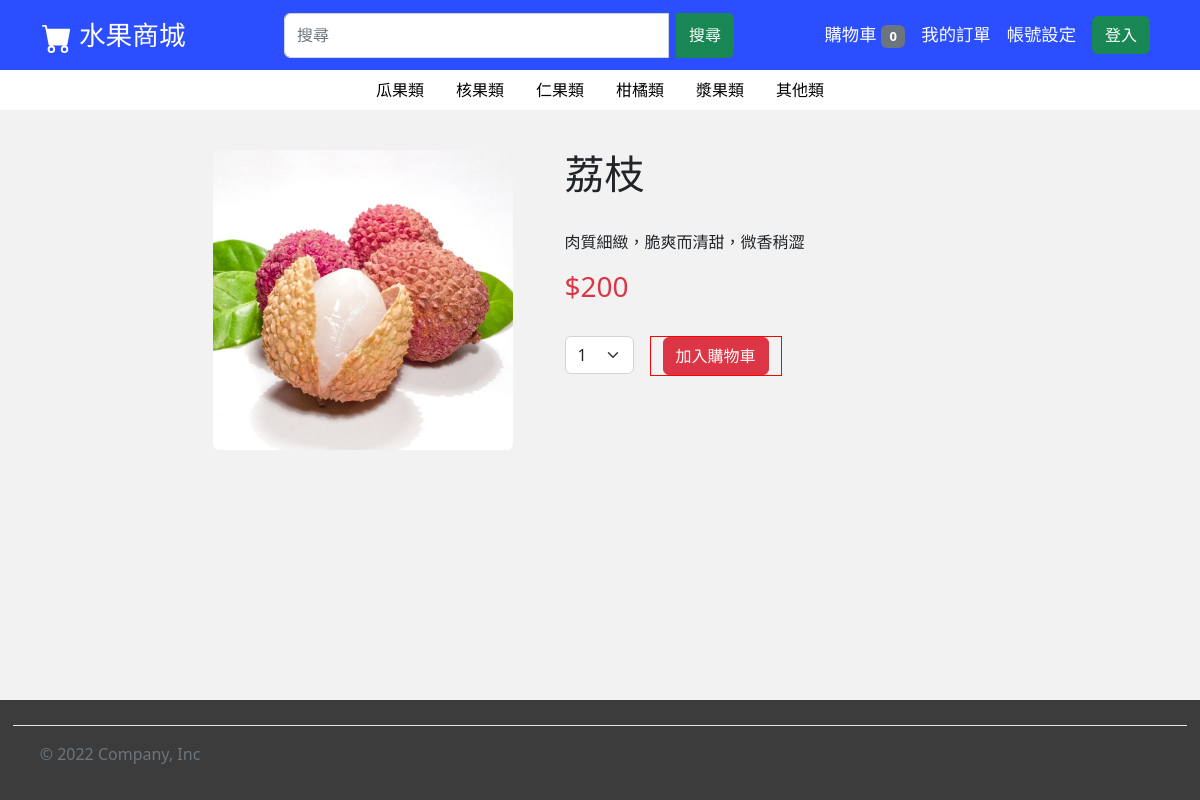
/html/register.php?num=12, run on the app's committed database.
### tables this page shows
CREATE TABLE `products` (
  `pID` varchar(20) NOT NULL,
  `pType` varchar(15) NOT NULL,
  `pName` varchar(20) NOT NULL,
  `pPrice` int(10) NOT NULL,
  `pQuantity` int(10) NOT NULL,
  `pImage` varchar(100) NOT NULL,
  `pIntroduce` varchar(100) NOT NULL,
  `pSales_volume` int(10) NOT NULL
);

### html/dbtools.inc.php (called while the page is built, shortened)
<?php
  function execute_sql($database, $sql, $link)
  {
    $result = mysql_query($sql, $link);
    return $result;
  }
?>

### html/register.php (the view, shortened to what this page needs)
<!DOCTYPE html>
<html lang="zh-Hant">
<head>
    <link href="https://cdn.jsdelivr.net/npm/bootstrap@5.2.2/dist/css/bootstrap.min.css" rel="stylesheet"
>
    <link rel="stylesheet" type="text/css" href="../css/all_Web.css">
</head>
<body>
<div id="wrapper">
    <nav class="navbar navbar-dark navbar-expand-lg sticky-top">
        <div class="container">
            <a style="font-size: 20pt" class="navbar-brand" href="../html/home.php">
                水果商城
            </a>
            <div class="collapse navbar-collapse" id="navbarSupportedContent">
                <form style="width:450px" class="input-group mx-auto" id="Search" role="search" method="get" action="Inquire.php">
                    <input name="search" class="form-control me-2" type="search" placeholder="搜尋">
                    <button class="btn btn-success" type="submit">搜尋</button>
                </form>
                <ul class="navbar-nav align-items-center">
                    <li class="nav-item">
                        <a class="nav-link active" aria-current="page" href="../html/shopping_cart.php">
                            購物車
<?php
                        if(!empty($_SESSION['userID']))
                        {
                            require_once("dbtools.inc.php");
                            $link=create_connection();
                            $sql="call select_shappingCarNum(" . $_SESSION['userID'] . ")";
                            $result=execute_sql("shoppingdb", $sql, $link);
                            $car_num = mysql_fetch_row($result)[0];
                            if($car_num > 0)
                                echo "<span class=\"badge bg-danger\">$car_num</span>";
                            else
                                echo "<span class=\"badge bg-secondary\">0</span>";
                            mysql_close($link);
                        }
                        else
                            echo "<span class=\"badge bg-secondary\">0</span>";
?>
                        </a>
                    </li>
                    <li class="nav-item">
                        <a class="nav-link active" href="../html/order.php">我的訂單</a>
                    </li>
                    <li class="nav-item dropdown">
                        <a class="nav-link active" href="../html/account.php">帳號設定</a>
                    </li>
                    <li class="nav-item">
<?php
                    if(!empty($_SESSION['userName']) && !empty($_SESSION['userID']))
                    {
                        echo "
                        <form method=\"post\">
                            <button name=\"distory\" value=\"distory\" type=\"submit\" class=\"btn btn-success\">登出</button>
                        </from>";
                        if(!empty($_POST['distory'])) {
                            session_destroy();
                            echo "<script> location.replace(\"home.php\"); </script>";
                        }
                    }
                    else
                    {
                        echo "<a class=\"nav-link\" href=\"../html/login.php\"><button type=\"button\"
                                class=\"btn btn-success\">登入</button></a>";
                    }
?>
                    </li>
                </ul>
            </div>
        </div>
    </nav>
    <header>
        <ul class="nav justify-content-center">
            <li class="nav-item">
                <a class="nav-link" href="../html/Inquire.php?search=melon">瓜果類</a>
            </li>
            <li class="nav-item">
                <a class="nav-link" href="../html/Inquire.php?search=drupe">核果類</a>
            </li>
            <li class="nav-item">
                <a class="nav-link" href="../html/Inquire.php?search=pome_fruit">仁果類</a>
            </li>
            <li class="nav-item">
                <a class="nav-link" href="../html/Inquire.php?search=tangerine">柑橘類</a>
            </li>
            <li class="nav-item">
                <a class="nav-link" href="../html/Inquire.php?search=berry">漿果類</a>
            </li>
            <li class="nav-item">
                <a class="nav-link" href="../html/Inquire.php?search=other">其他類</a>
            </li>
        </ul>
    </header>
    <div style="margin-top: 30pt;" class="container">
        <div class="row justify-content-md-center">
            <?php
            if(!empty($_GET["num"]))
            {
                $ID = $_GET["num"];
                require_once("dbtools.inc.php");
                $link=create_connection();
                $sql="call browse_products($ID)";
                $result=execute_sql("shoppingdb", $sql, $link);
                $row = mysql_fetch_row($result);
                $q_num = number_format($row[4]);
                if($q_num>10)
                {
                    $q_num = 10;
                }
                echo "<div class=\"col-md-4\">
                    <img style=\"width: 300px;\" src=\"" . $row[0] . "\" class=\"rounded mx-auto d-block\" alt=\"...\">
                    </div>
                    <div class=\"col-md-5\">
                    <h1 style=\"word-wrap:break-word\">" . $row[1] . "</h1>
                    <br>
                    <p style=\"word-wrap:break-word;\" class=\"col-md\">
                        " . $row[2] . "
                    </p>
                    <h3 class=\"text-danger\">$" . $row[3] . "</h3>
                    <br>
                    <form method=\"post\" action=\"\">
                    <div class=\"row\">
                        <div class=\"col-auto\">
                            <select name=\"pNum\" class=\"form-select\" aria-label=\"Default select example\">";
                                for($v=1;$v<=$q_num;$v++)
                                {
                                    echo "<option value=\"$v\">" . $v . "</option>";
                                }
                            echo "</select>
                        </div>
                        <div style=\"border: 1pt solid red; margin-left: 3pt;\" class=\"col-auto\">";
                        if($row[4]>=1)
                            echo"<button id=\"Add\" type=\"submit\" class=\"btn btn-danger\">加入購物車</button>";
                        else
                            echo"<button type=\"submit\" class=\"btn btn-danger\" disabled>加入購物車</button>";
                        echo"</div>
                    </div>
                    </from>
                </div>";
            }
            ?>
        </div>
    </div>
</div>
        <div id="footer" class="container-fluid">
        <footer class="d-flex flex-wrap justify-content-between
                align-items-center py-3 my-4 border-top">
            <div class="col-md-4 d-flex align-items-center">
                <span style="margin-left: 20pt;" class="mb-3 mb-md-0 text-muted">&copy; 2022
                    Company, Inc</span>
            </div>
        </footer>
    </div>
</body>
</html>

### css/all_Web.css (style rules this page uses)
html, body { height: 100%; margin: 0; }
body { background-color: rgb(242, 242, 242); }
nav { font-size: 13pt; background-color: rgb(43, 78, 255); }
header { background-color: rgb(255, 255, 255); }
.nav-link { color: rgb(0, 0, 0); }
#Search { height: 45px; }
#wrapper { min-height: calc(100% - 130px); }
#footer { margin-top: 30px; height: 100px; border: 1pt solid rgb(60, 60, 60); background-color: rgb(60, 60, 60); }

### data on the page
products: pImage (picture), pName "荔枝", pIntroduce "肉質細緻，脆爽而清甜，微香稍澀", pPrice "200"

### other printed values
form field pNum "1"
